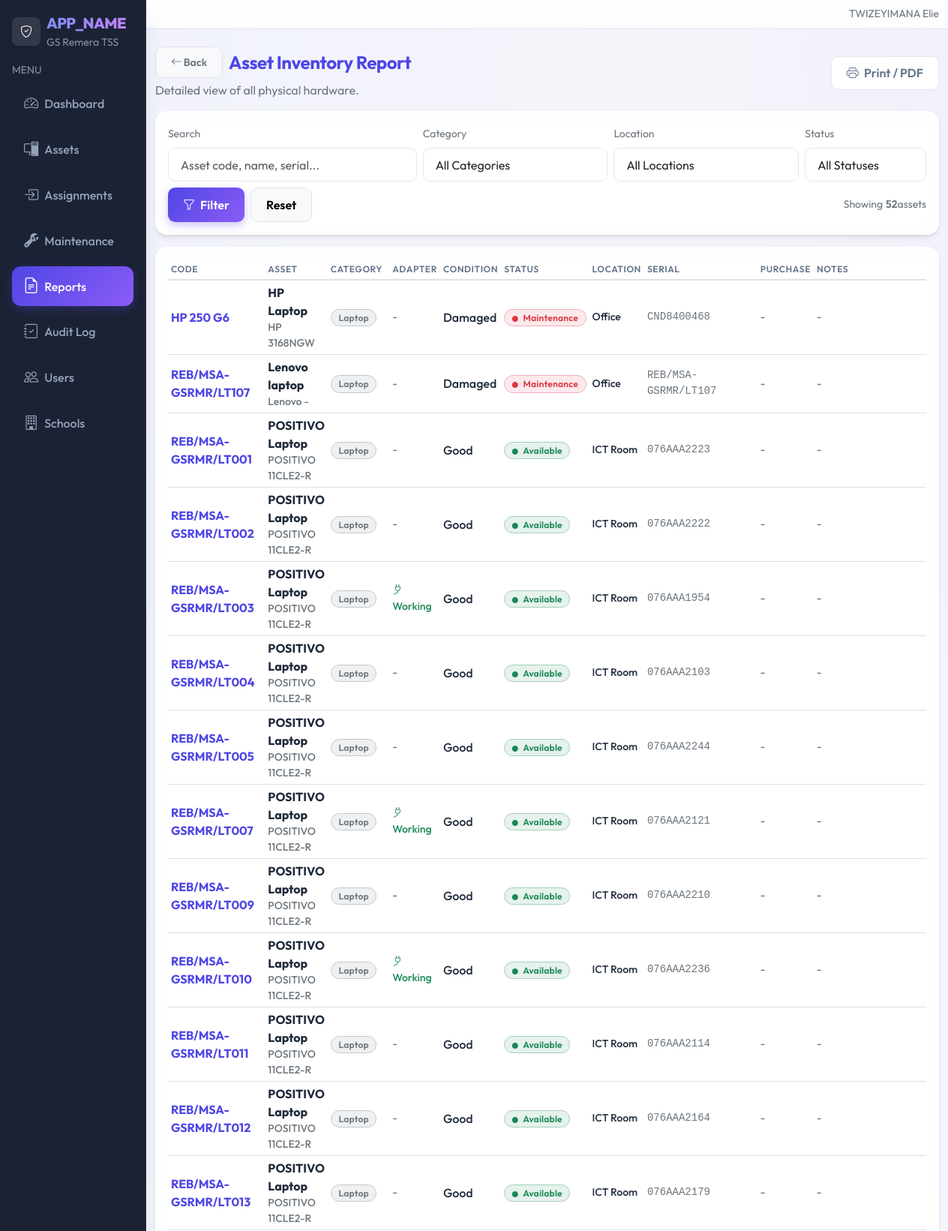
Screenshot of /reports/inventory.php (signed in, upper part) with the database file from the repository.
### tables this page shows
CREATE TABLE `assets` (
  `id` int(10) UNSIGNED NOT NULL,
  `school_id` int(10) UNSIGNED NOT NULL,
  `asset_code` varchar(40) NOT NULL,
  `asset_name` varchar(120) NOT NULL,
  `category_id` int(10) UNSIGNED NOT NULL,
  `brand` varchar(80) DEFAULT NULL,
  `model` varchar(80) DEFAULT NULL,
  `serial_number` varchar(80) DEFAULT NULL,
  `purchase_date` date DEFAULT NULL,
  `asset_condition` enum('New','Good','Fair','Damaged') NOT NULL DEFAULT 'Good',
  `power_adapter` enum('Yes','No') NOT NULL DEFAULT 'No',
  `power_adapter_status` enum('Working','Damaged','Missing','N/A') NOT NULL DEFAULT 'N/A',
  `status` enum('Available','In Use','Maintenance','Lost') NOT NULL DEFAULT 'Available',
  `location_id` int(10) UNSIGNED NOT NULL,
  `image_path` varchar(255) DEFAULT NULL,
  `notes` text,
  `created_at` datetime NOT NULL DEFAULT CURRENT_TIMESTAMP,
  `updated_at` datetime DEFAULT NULL ON UPDATE CURRENT_TIMESTAMP
);

CREATE TABLE `asset_categories` (
  `id` int(10) UNSIGNED NOT NULL,
  `school_id` int(10) UNSIGNED NOT NULL,
  `name` varchar(80) NOT NULL
);

CREATE TABLE `locations` (
  `id` int(10) UNSIGNED NOT NULL,
  `school_id` int(10) UNSIGNED NOT NULL,
  `name` varchar(80) NOT NULL
);

### includes/url.php (called while the page is built, shortened)
<?php
function base_url(): string
{
  $b = defined('BASE_URL') ? (string)BASE_URL : '';
  $b = rtrim($b, '/');
  return $b;
}
function url(string $path): string
{
  $full = base_url() . $path;
  return $full === '' ? '/' : $full;
}

### reports/inventory.php (the view, shortened to what this page needs)
<?php
require_once __DIR__ . '/../includes/layout.php';
require_once __DIR__ . '/../includes/url.php';
$pdo = db();
$q = trim($_GET['q'] ?? '');
$sid = (int)$_SESSION['user']['school_id'];
$where = ["a.school_id = :sid"];
$params = [':sid' => $sid];
$sql = "
  SELECT
    a.asset_code, a.asset_name, a.brand, a.model, a.serial_number,
    a.purchase_date, a.asset_condition, a.power_adapter, a.power_adapter_status, a.status, a.notes,
    c.name AS category_name,
    l.name AS location_name
  FROM assets a
  JOIN asset_categories c ON c.id = a.category_id
  JOIN locations l ON l.id = a.location_id
";
if ($where) $sql .= " WHERE " . implode(" AND ", $where);
$sql .= " ORDER BY c.name, a.asset_name, a.asset_code LIMIT 1000";
$stmt = $pdo->prepare($sql);
$stmt->execute($params);
$assets = $stmt->fetchAll();
?>
<div class="d-flex align-items-center justify-content-between flex-wrap gap-2 mb-3">
  <div>
    <div class="d-flex align-items-center gap-2 mb-1">
      <a href="<?php echo htmlspecialchars(url('/reports/index.php')); ?>" class="btn btn-sm btn-light border text-secondary"><i class="bi bi-arrow-left"></i> Back</a>
      <h1 class="h4 mb-0 text-primary fw-bold">Asset Inventory Report</h1>
    </div>
    <div class="text-secondary">Detailed view of all physical hardware.</div>
  </div>
  <div class="d-flex gap-2">
    <?php
      $qs = $_GET;
      $printUrl = url('/reports/print_inventory.php') . (empty($qs) ? '' : ('?' . http_build_query($qs)));
    ?>
    <a class="btn btn-outline-secondary" target="_blank" href="<?php echo htmlspecialchars($printUrl); ?>">
      <i class="bi bi-printer me-1"></i> Print / PDF
    </a>
  </div>
</div>
<div class="card table-card mb-3">
  <div class="card-body">
    <form class="row g-2 align-items-end" method="get">
      <div class="col-12 col-md-4">
        <label class="form-label small text-secondary">Search</label>
        <input class="form-control" name="q" placeholder="Asset code, name, serial..." value="<?php echo htmlspecialchars($q); ?>">
      </div>
      <div class="col-12 col-md-3">
        <label class="form-label small text-secondary">Category</label>
        <select class="form-select" name="category">
          <option value="0">All Categories</option>
        </select>
      </div>
      <div class="col-12 col-md-3">
        <label class="form-label small text-secondary">Location</label>
        <select class="form-select" name="location">
          <option value="0">All Locations</option>
        </select>
      </div>
      <div class="col-12 col-md-2">
        <label class="form-label small text-secondary">Status</label>
        <select class="form-select" name="status">
          <option value="">All Statuses</option>
        </select>
      </div>
      <div class="col-12 d-flex gap-2">
        <button class="btn btn-primary" type="submit">
          <i class="bi bi-funnel me-1"></i> Filter
        </button>
        <a class="btn btn-light border" href="<?php echo htmlspecialchars(url('/reports/inventory.php')); ?>">
          Reset
        </a>
        <div class="ms-auto small text-secondary d-flex align-items-center">
          Showing <span class="fw-semibold ms-1"><?php echo count($assets); ?></span> assets
        </div>
      </div>
    </form>
  </div>
</div>
<div class="card table-card">
  <div class="card-body">
    <div class="table-responsive">
      <table class="table table-sm align-middle table-hover">
        <thead>
          <tr class="text-secondary small">
            <th>Code</th>
            <th>Asset</th>
            <th>Category</th>
            <th>Adapter</th>
            <th>Condition</th>
            <th>Status</th>
            <th>Location</th>
            <th>Serial</th>
            <th>Purchase</th>
            <th>Notes</th>
          </tr>
        </thead>
        <tbody>
          <?php foreach ($assets as $a): ?>
            <tr>
              <td class="fw-bold text-primary"><?php echo htmlspecialchars($a['asset_code']); ?></td>
              <td>
                <div class="fw-bold"><?php echo htmlspecialchars($a['asset_name']); ?></div>
                <div class="small text-secondary"><?php echo htmlspecialchars(trim(($a['brand'] ?? '') . ' ' . ($a['model'] ?? ''))); ?></div>
              </td>
              <td><span class="badge bg-secondary bg-opacity-10 text-secondary border border-secondary-subtle"><?php echo htmlspecialchars($a['category_name']); ?></span></td>
              <td class="small">
                <?php if ($a['power_adapter'] === 'Yes'): ?>
                  <span class="text-success"><i class="bi bi-plug"></i> <?php echo htmlspecialchars($a['power_adapter_status']); ?></span>
                <?php else: ?>
                  <span class="text-secondary">-</span>
                <?php endif; ?>
              </td>
              <td><?php echo htmlspecialchars($a['asset_condition']); ?></td>
              <td>
                <?php
                  $statusColor = 'secondary';
                  if ($a['status'] === 'Available') $statusColor = 'success';
                  elseif ($a['status'] === 'In Use') $statusColor = 'warning';
                  elseif ($a['status'] === 'Maintenance') $statusColor = 'danger';
                  elseif ($a['status'] === 'Lost') $statusColor = 'dark';
                ?>
                <span class="badge bg-<?php echo $statusColor; ?> bg-opacity-10 text-<?php echo $statusColor; ?> border border-<?php echo $statusColor; ?>-subtle">
                  <i class="bi bi-circle-fill me-1" style="font-size: 0.5rem; vertical-align: middle;"></i>
                  <?php echo htmlspecialchars($a['status']); ?>
                </span>
              </td>
              <td class="small"><?php echo htmlspecialchars($a['location_name']); ?></td>
              <td class="small text-secondary font-monospace"><?php echo htmlspecialchars($a['serial_number'] ?: '-'); ?></td>
              <td class="small text-secondary"><?php echo htmlspecialchars($a['purchase_date'] ?: '-'); ?></td>
              <td class="small text-secondary text-truncate" style="max-width: 150px;" title="<?php echo htmlspecialchars($a['notes'] ?: ''); ?>">
                <?php echo htmlspecialchars($a['notes'] ?: '-'); ?>
              </td>
            </tr>
          <?php endforeach; ?>
        </tbody>
      </table>
    </div>
  </div>
</div>

### assets/css/app.css (style rules this page uses)
:root { --gs-primary: #4f46e5; --gs-primary-hover: #4338ca; --gs-secondary: #8b5cf6; --gs-sidebar-bg: #0f172a; --gs-sidebar-muted: #94a3b8; --gs-sidebar-active-bg: rgba(255, 255, 255, 0.1); --gs-sidebar-active-text: #ffffff; --gs-bg: #f8fafc; --gs-card-bg: #ffffff; --gs-text: #1e293b; --gs-text-muted: #64748b; --gs-border: #e2e8f0; --shadow-sm: 0 1px 2px 0 rgba(0, 0, 0, 0.05); --shadow-md: 0 4px 6px -1px rgba(0, 0, 0, 0.1), 0 2px 4px -1px rgba(0, 0, 0, 0.06); --shadow-lg: 0 10px 15px -3px rgba(0, 0, 0, 0.1), 0 4px 6px -2px rgba(0, 0, 0, 0.05); --shadow-xl: 0 20px 25px -5px rgba(0, 0, 0, 0.1), 0 10px 10px -5px rgba(0, 0, 0, 0.04); }
body { font-family: 'Outfit', sans-serif; background-color: var(--gs-bg); background-image: radial-gradient(at 0% 0%, rgba(79, 70, 229, 0.15) 0px, transparent 50%), radial-gradient(at 100% 0%, rgba(139, 92, 246, 0.15) 0px, transparent 50%), radial-gradient(at 100% 100%, rgba(56, 189, 248, 0.15) 0px, transparent 50%), radial-gradient(at 0% 100%, rgba(20, 184, 166, 0.15) 0px, transparent 50%); background-attachment: fixed; color: var(--gs-text); -webkit-font-smoothing: antialiased; }
.card { background: rgba(255, 255, 255, 0.9); backdrop-filter: blur(10px); border: 1px solid rgba(255, 255, 255, 0.8); border-radius: 1rem; box-shadow: var(--shadow-md); transition: transform 0.3s cubic-bezier(0.4, 0, 0.2, 1), box-shadow 0.3s cubic-bezier(0.4, 0, 0.2, 1); overflow: hidden; }
.table-card { border: 1px solid rgba(255, 255, 255, 0.6); }
.btn { font-weight: 600; border-radius: 0.6rem; padding: 0.6rem 1.25rem; transition: all 0.3s cubic-bezier(0.4, 0, 0.2, 1); }
.btn-primary { background: linear-gradient(135deg, var(--gs-primary), var(--gs-secondary)); border: none; box-shadow: 0 4px 12px rgba(79, 70, 229, 0.3); color: white; }
.btn-outline-secondary { color: var(--gs-text-muted); border-color: var(--gs-border); background: white; }
.text-primary { color: var(--gs-primary) !important; }
h1, h2, h3, h4, h5, h6, .h1, .h2, .h3, .h4, .h5, .h6 { font-weight: 700; letter-spacing: -0.02em; color: #0f172a; }
.badge { font-weight: 600; padding: 0.4em 0.8em; border-radius: 2rem; letter-spacing: 0.02em; }
.form-control, .form-select { border-radius: 0.6rem; border: 1px solid var(--gs-border); padding: 0.6rem 1rem; transition: all 0.2s ease; background: rgba(255, 255, 255, 0.9); }
.table { vertical-align: middle; }
.table th { font-weight: 600; text-transform: uppercase; font-size: 0.75rem; letter-spacing: 0.05em; color: var(--gs-text-muted); border-bottom-width: 2px; background-color: transparent !important; }
.table td { color: var(--gs-text); font-weight: 500; background-color: transparent !important; }

### rows the page displays
assets: asset_code "HP 250 G6", asset_name "HP Laptop", brand+model "HP 3168NGW", category.name "Laptop", asset_condition "Damaged", status "Maintenance", location.name "Office", serial_number "CND8400468", purchase_date "-", notes "-"
assets: asset_code "REB/MSA-GSRMR/LT107", asset_name "Lenovo laptop", brand+model "Lenovo -", category.name "Laptop", asset_condition "Damaged", status "Maintenance", location.name "Office", serial_number "REB/MSA-GSRMR/LT107", purchase_date "-", notes "-"
assets: asset_code "REB/MSA-GSRMR/LT001", asset_name "POSITIVO Laptop", brand+model "POSITIVO 11CLE2-R", category.name "Laptop", asset_condition "Good", status "Available", location.name "ICT Room", serial_number "076AAA2223", purchase_date "-", notes "-"
assets: asset_code "REB/MSA-GSRMR/LT002", asset_name "POSITIVO Laptop", brand+model "POSITIVO 11CLE2-R", category.name "Laptop", asset_condition "Good", status "Available", location.name "ICT Room", serial_number "076AAA2222", purchase_date "-", notes "-"
assets: asset_code "REB/MSA-GSRMR/LT003", asset_name "POSITIVO Laptop", brand+model "POSITIVO 11CLE2-R", category.name "Laptop", power_adapter_status "Working", asset_condition "Good", status "Available", location.name "ICT Room", serial_number "076AAA1954", purchase_date "-", notes "-"
assets: asset_code "REB/MSA-GSRMR/LT004", asset_name "POSITIVO Laptop", brand+model "POSITIVO 11CLE2-R", category.name "Laptop", asset_condition "Good", status "Available", location.name "ICT Room", serial_number "076AAA2103", purchase_date "-", notes "-"
assets: asset_code "REB/MSA-GSRMR/LT005", asset_name "POSITIVO Laptop", brand+model "POSITIVO 11CLE2-R", category.name "Laptop", asset_condition "Good", status "Available", location.name "ICT Room", serial_number "076AAA2244", purchase_date "-", notes "-"
assets: asset_code "REB/MSA-GSRMR/LT007", asset_name "POSITIVO Laptop", brand+model "POSITIVO 11CLE2-R", category.name "Laptop", power_adapter_status "Working", asset_condition "Good", status "Available", location.name "ICT Room", serial_number "076AAA2121", purchase_date "-", notes "-"
assets: asset_code "REB/MSA-GSRMR/LT009", asset_name "POSITIVO Laptop", brand+model "POSITIVO 11CLE2-R", category.name "Laptop", asset_condition "Good", status "Available", location.name "ICT Room", serial_number "076AAA2210", purchase_date "-", notes "-"
assets: asset_code "REB/MSA-GSRMR/LT010", asset_name "POSITIVO Laptop", brand+model "POSITIVO 11CLE2-R", category.name "Laptop", power_adapter_status "Working", asset_condition "Good", status "Available", location.name "ICT Room", serial_number "076AAA2236", purchase_date "-", notes "-"
assets: asset_code "REB/MSA-GSRMR/LT011", asset_name "POSITIVO Laptop", brand+model "POSITIVO 11CLE2-R", category.name "Laptop", asset_condition "Good", status "Available", location.name "ICT Room", serial_number "076AAA2114", purchase_date "-", notes "-"
assets: asset_code "REB/MSA-GSRMR/LT012", asset_name "POSITIVO Laptop", brand+model "POSITIVO 11CLE2-R", category.name "Laptop", asset_condition "Good", status "Available", location.name "ICT Room", serial_number "076AAA2164", purchase_date "-", notes "-"
assets: asset_code "REB/MSA-GSRMR/LT013", asset_name "POSITIVO Laptop", brand+model "POSITIVO 11CLE2-R", category.name "Laptop", asset_condition "Good", status "Available", location.name "ICT Room", serial_number "076AAA2179", purchase_date "-", notes "-"

### other values shown
$appTitle "APP_NAME"
$user['school_name'] "GS Remera TSS"
$item['label'] "Dashboard"
$item['label'] "Assets"
$item['label'] "Assignments"
$item['label'] "Maintenance"
$item['label'] "Reports"
$item['label'] "Audit Log"
$item['label'] "Users"
$item['label'] "Schools"
$fullName ?: '' "TWIZEYIMANA Elie"
count($assets) "52"
